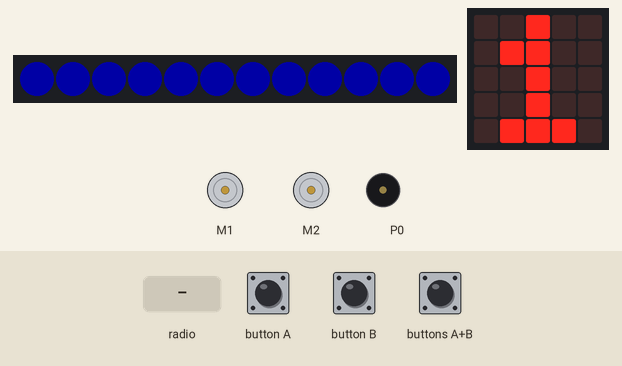
Bench run of a program on a simulated BBC micro:bit (MakeCode). Parts: 12 RGB LEDs in strip order, left to right, the board's 5×5 LED display, 2 × DC motor (green arrow = forward, orange = backward, longer = faster), buzzer (waves = sounding). The test bench sets the inputs (shaded band). Dim RGB values are drawn brighter than linear.

Above: at 1.9 s.
2.0 s: radio message "1" arrives
At 2.12 s:
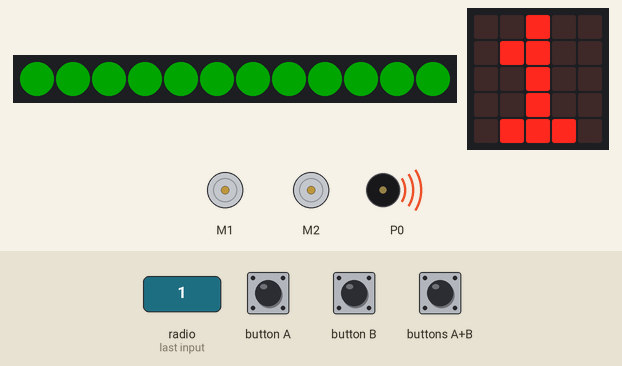
5.0 s: radio message "0" arrives
At 5.12 s:
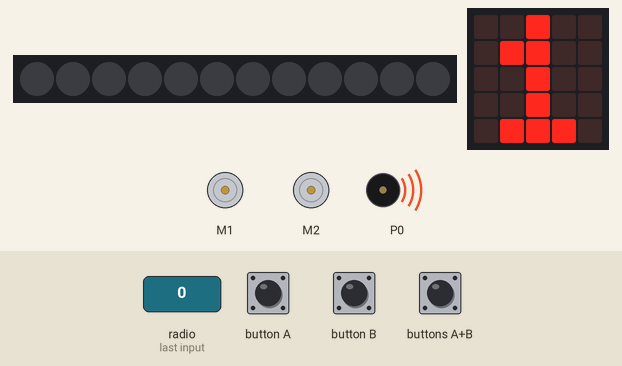
7.0 s: buttons A+B pressed for 0.15 s
At 7.5 s:
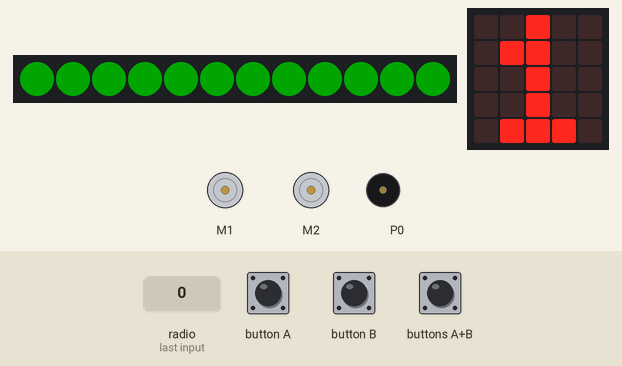
9.1 s: radio message "F" arrives
At 9.5 s:
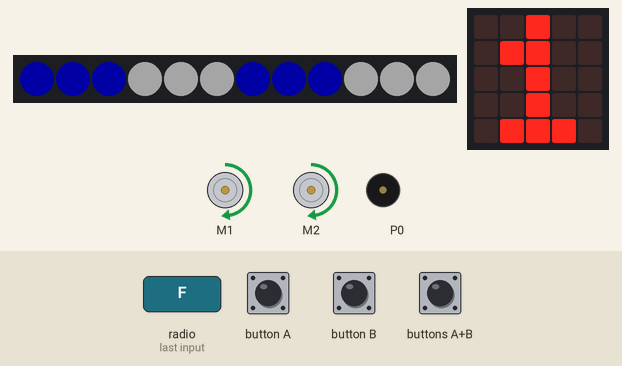
10.6 s: radio message "B" arrives
At 11.8 s:
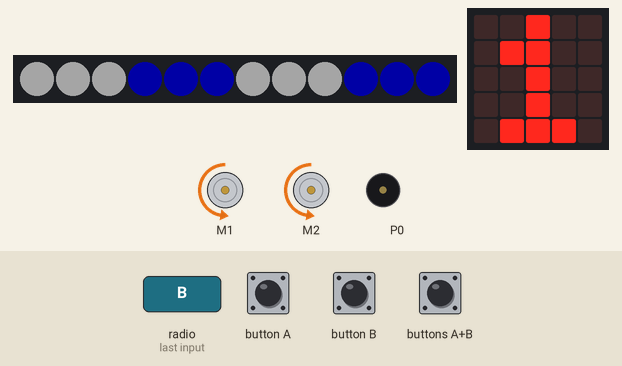
12.1 s: radio message "V" arrives
At 13.0 s:
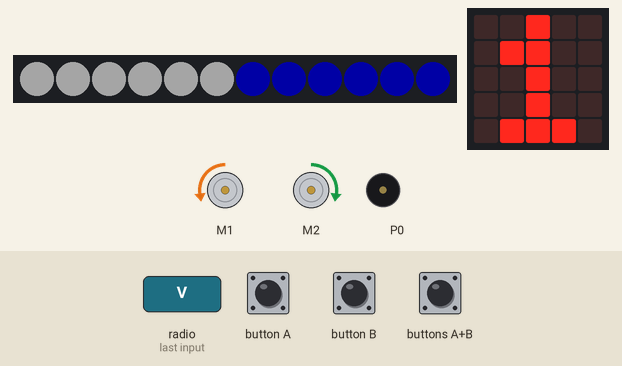
Timing chart, 0 to 14.6 s (numbered marks = the images above; inputs shaded):
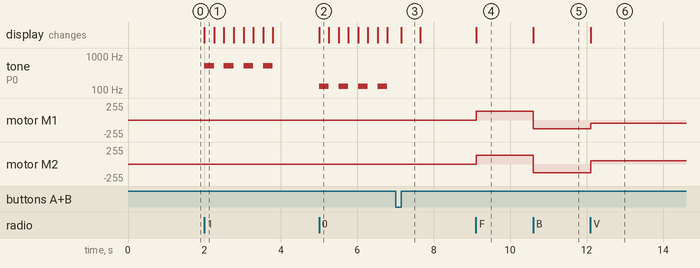

Measured:
- after the input at 2.0 s, tone on P0: alternates 523 Hz for 0.25 s and silent for 0.26 s, 8 changes in all, then stays silent, starting at once
- after the input at 5.0 s, tone on P0: alternates 131 Hz for 0.25 s and silent for 0.26 s, starting at once
- after the input at 9.1 s, motor M1, motor M2: stopped → forward 128/255 at once
- after the input at 10.6 s, motor M1, motor M2: forward 128/255 → backward 128/255 at once
- after the input at 12.1 s, motor M1: backward 128/255 → backward 51/255 at once; motor M2: backward 128/255 → forward 51/255 at once
- what the display in image 3 shows lasts 0.5 s, from 7.2 s to 7.7 s

The program:

main.ts
```typescript
radio.onReceivedNumber(function (receivedNumber) {
    if (receivedNumber == 0) {
        if (GoTime) {
            GoTime = false
            bitbot.stop(BBStopMode.Coast)
            for (let index = 0; index < 4; index++) {
                bitbot.setLedColor(0x000000)
                music.playTone(131, music.beat(BeatFraction.Half))
                bitbot.setLedColor(Lagfarge)
                music.rest(music.beat(BeatFraction.Half))
            }
        }
    } else if (receivedNumber == 1) {
        if (!(GoTime)) {
            for (let index = 0; index < 4; index++) {
                bitbot.setLedColor(0x00FF00)
                music.playTone(523, music.beat(BeatFraction.Half))
                bitbot.setLedColor(Lagfarge)
                music.rest(music.beat(BeatFraction.Half))
            }
            GoTime = true
        }
    } else if (receivedNumber == 2) {
        if (!(GoTime)) {
            bitbot.setLedColor(0x00FF00)
            GoTime = true
            basic.pause(500)
            bitbot.setLedColor(Lagfarge)
        }
    }
})
function Lys__B () {
    bitbot.setPixelColor(0, Retningfarge)
    bitbot.setPixelColor(1, Retningfarge)
    bitbot.setPixelColor(2, Retningfarge)
    bitbot.setPixelColor(3, Lagfarge)
    bitbot.setPixelColor(4, Lagfarge)
    bitbot.setPixelColor(5, Lagfarge)
    bitbot.setPixelColor(6, Retningfarge)
    bitbot.setPixelColor(7, Retningfarge)
    bitbot.setPixelColor(8, Retningfarge)
    bitbot.setPixelColor(9, Lagfarge)
    bitbot.setPixelColor(10, Lagfarge)
    bitbot.setPixelColor(11, Lagfarge)
}
function Lys__F () {
    bitbot.setPixelColor(0, Lagfarge)
    bitbot.setPixelColor(1, Lagfarge)
    bitbot.setPixelColor(2, Lagfarge)
    bitbot.setPixelColor(3, Retningfarge)
    bitbot.setPixelColor(4, Retningfarge)
    bitbot.setPixelColor(5, Retningfarge)
    bitbot.setPixelColor(6, Lagfarge)
    bitbot.setPixelColor(7, Lagfarge)
    bitbot.setPixelColor(8, Lagfarge)
    bitbot.setPixelColor(9, Retningfarge)
    bitbot.setPixelColor(10, Retningfarge)
    bitbot.setPixelColor(11, Retningfarge)
}
// Hvis en bil blir skrudd av midt i kampen kan dommeren skru på bilen og manuelt sette GoTime til sann
input.onButtonPressed(Button.AB, function () {
    bitbot.setLedColor(0x00FF00)
    basic.pause(500)
    bitbot.setLedColor(Lagfarge)
    GoTime = true
})
radio.onReceivedString(function (receivedString) {
    if (GoTime == true) {
        if (receivedString == "F") {
            Lys__F()
            bitbot.go(BBDirection.Forward, 50)
        } else if (receivedString == "B") {
            Lys__B()
            bitbot.go(BBDirection.Reverse, 50)
        } else if (receivedString == "V") {
            Lys__V()
            bitbot.rotate(BBRobotDirection.Left, 20)
        } else if (receivedString == "H") {
            Lys__H()
            bitbot.rotate(BBRobotDirection.Right, 20)
        } else {
            bitbot.setLedColor(Lagfarge)
            bitbot.stop(BBStopMode.Coast)
        }
    }
})
function Lys__H () {
    bitbot.setPixelColor(0, Lagfarge)
    bitbot.setPixelColor(1, Lagfarge)
    bitbot.setPixelColor(2, Lagfarge)
    bitbot.setPixelColor(3, Lagfarge)
    bitbot.setPixelColor(4, Lagfarge)
    bitbot.setPixelColor(5, Lagfarge)
    bitbot.setPixelColor(6, Retningfarge)
    bitbot.setPixelColor(7, Retningfarge)
    bitbot.setPixelColor(8, Retningfarge)
    bitbot.setPixelColor(9, Retningfarge)
    bitbot.setPixelColor(10, Retningfarge)
    bitbot.setPixelColor(11, Retningfarge)
}
function Lys__V () {
    bitbot.setPixelColor(0, Retningfarge)
    bitbot.setPixelColor(1, Retningfarge)
    bitbot.setPixelColor(2, Retningfarge)
    bitbot.setPixelColor(3, Retningfarge)
    bitbot.setPixelColor(4, Retningfarge)
    bitbot.setPixelColor(5, Retningfarge)
    bitbot.setPixelColor(6, Lagfarge)
    bitbot.setPixelColor(7, Lagfarge)
    bitbot.setPixelColor(8, Lagfarge)
    bitbot.setPixelColor(9, Lagfarge)
    bitbot.setPixelColor(10, Lagfarge)
    bitbot.setPixelColor(11, Lagfarge)
}
let Retningfarge = 0
let Lagfarge = 0
let GoTime = false
let Lag = 1
let Draktnummer = 1
GoTime = false
radio.setGroup(100 * Lag + Draktnummer)
if (Lag == 1) {
    Lagfarge = 0x0000FF
} else if (Lag == 2) {
    Lagfarge = 0xFF0000
}
bitbot.setLedColor(Lagfarge)
Retningfarge = 0xFFFFFF
basic.showNumber(Draktnummer)
```

test.ts
```typescript
// testene settes inn her; disse vil ikke kompilert så lenge denne pakken blir brukt som en utvidelse.
```
